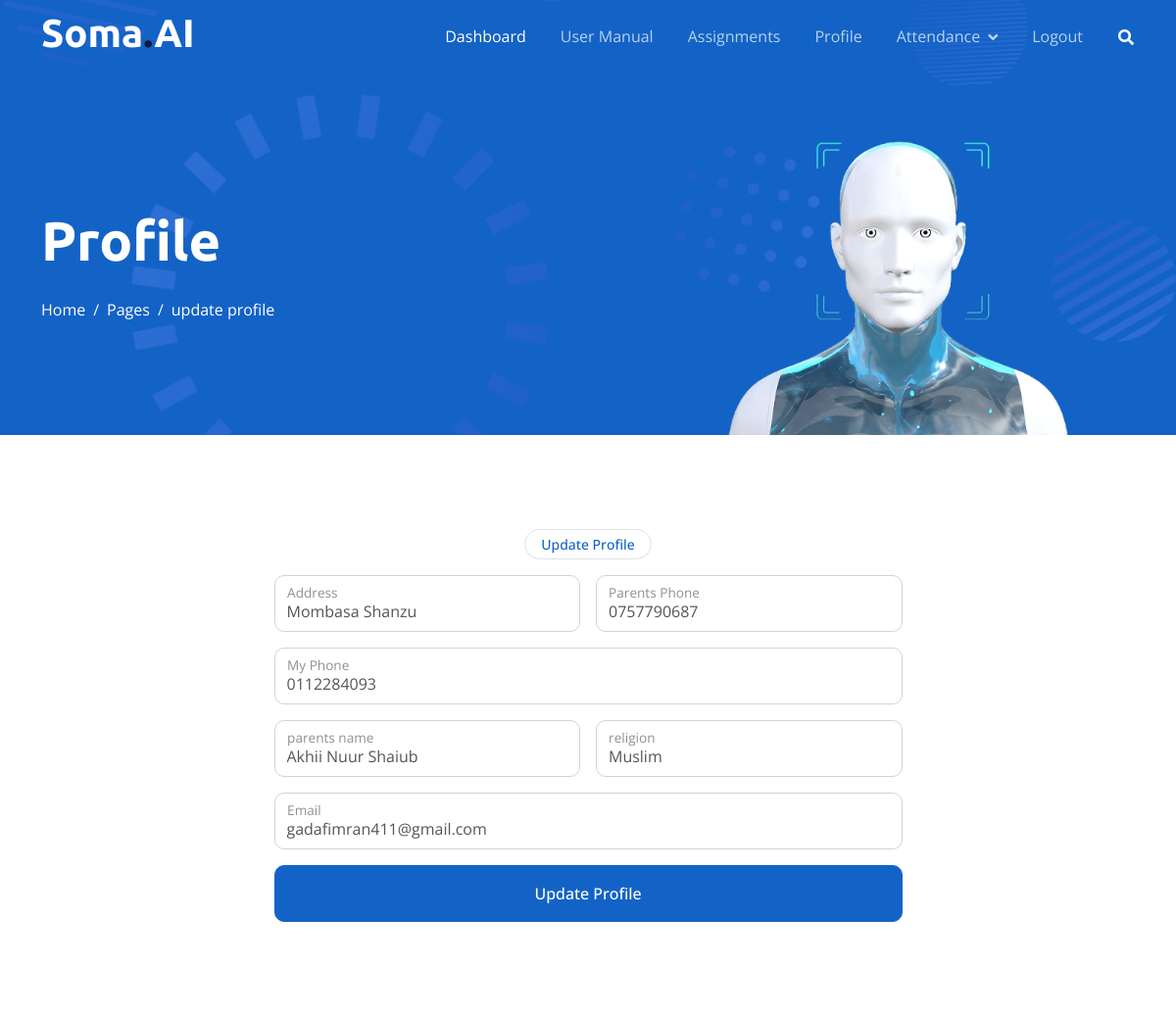
The page /profile/update/ (signed in, upper part) on the database as committed earlier.
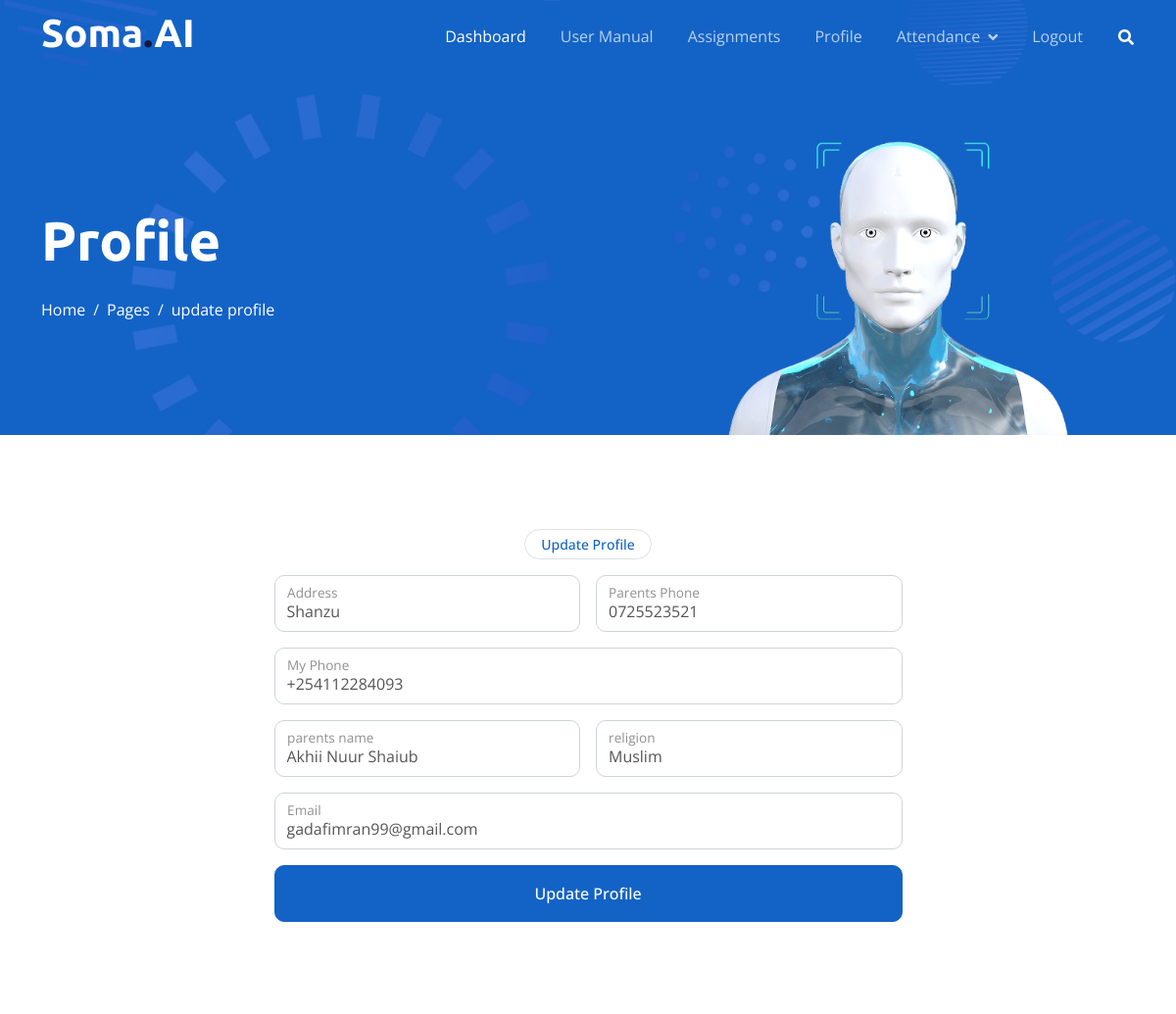
The same page on the database as committed later.
### attendance/models.py (models this page shows, shortened)
class StudentProfile(models.Model):
    user_name = models.CharField(max_length=300)
    first_name = models.CharField(max_length=70)
    last_name = models.CharField(max_length=70)
    reg_no = models.CharField(max_length=70)  # Registration number should be a CharField for alphanumeric codes
    phone = models.CharField(max_length=15)  # Using CharField to accommodate special characters like '+'
    email = models.EmailField()
    dob = models.DateField()  # Date of birth
    course = models.CharField(max_length=200)
    religion = models.CharField(max_length=70)
    games = models.CharField(max_length=70)
    hostel = models.CharField(max_length=70)
    room_no = models.CharField(max_length=70)
    year = models.CharField(max_length=70 ,null=True, blank=False)
    fee_balance = models.CharField(max_length=70,null=True, blank=False)
    parents_phone = models.CharField(max_length=15)  # CharField for phone
    parents_name = models.CharField(max_length=70)
    address = models.CharField(max_length=100)  # Increased length for more flexibility
    role = models.CharField(choices=ROLES, max_length=20, null=True, blank=False, default='student')
    image = models.ImageField(upload_to='profile_images/',null=True, blank=False)
    updated = models.DateTimeField(auto_now=True)

### attendance/views.py (the view)
# urls.py: path('profile/update/', views.update_profile, name='update_profile'),# profile for the logged in user
@login_required
def update_profile(request):
    student_profile = get_object_or_404(StudentProfile, user_name=request.user.username)
    if request.method == 'POST':
        form = StudentProfileUpdateForm(request.POST, instance=student_profile)
        if form.is_valid():
            form.save()
            return redirect('dashboard')  # Redirect to dashboard after successful update
    else:
        form = StudentProfileUpdateForm(instance=student_profile)
    context = {
        'form': form,
        'student_profile': student_profile
    }
    return render(request, 'update_profile.html', context)

### attendance/forms.py
class StudentProfileUpdateForm(forms.ModelForm):
    class Meta:
        model = StudentProfile
        fields = ['address', 'parents_phone', 'parents_name', 'religion','email','phone']
        widgets = {
            'address': forms.TextInput(attrs={'class': 'form-control'}),
            'parents_phone': forms.TextInput(attrs={'class': 'form-control'}),
            'parents_name': forms.TextInput(attrs={'class': 'form-control'}),
            'religion': forms.TextInput(attrs={'class': 'form-control'}),
        }

### templates/update_profile.html (shortened to what the changed rows need)
{% extends 'base.html' %}
{% load static %}
{% block content %}
    <div class="container-fluid pt-5 bg-primary hero-header">
        <div class="container pt-5">
            <div class="row g-5 pt-5">
                <div class="col-lg-6 align-self-center text-center text-lg-start mb-lg-5">
                    <h1 class="display-4 text-white mb-4 animated slideInRight">Profile  </h1>
                </div>
            </div>
        </div>
    </div>
    <div class="container-fluid py-5">
        <div class="container py-5">
            <div class="row justify-content-center">
                <div class="col-lg-7">
                    <div class="wow fadeIn" data-wow-delay="0.3s">
                        <form method="post">
                            <div class="row g-3">
                                <div class="col-md-6">
                                    <div class="form-floating">
                                        <input type="text" class="form-control" name="address" id="address" value="{{ form.address.value|default:student_profile.address }}" placeholder="Your address" required>
                                        <label for="address">Address</label>
                                    </div>
                                </div>
                                <div class="col-md-6">
                                    <div class="form-floating">
                                        <input type="text" class="form-control"  name="parents_phone" id="parents_phone" value="{{ form.parents_phone.value|default:student_profile.parents_phone }}" placeholder="Your parents phone" required>
                                        <label for="parents_phone"> Parents Phone</label>
                                    </div>
                                </div>
                                <div class="col-12">
                                    <div class="form-floating">
                                        <input type="text" class="form-control" name="phone" id="phone" value="{{ form.phone.value|default:student_profile.phone }}" placeholder="my phone" required>
                                        <label for="phone">My Phone</label>
                                    </div>
                                </div>
                                <div class="col-md-6">
                                    <div class="form-floating">
                                        <input type="text" class="form-control" name="parents_name" id="parents_name" value="{{ form.parents_name.value|default:student_profile.parents_name }}"  placeholder="Your parents name" required>
                                        <label for="parents_name">parents name</label>
                                    </div>
                                </div>
                                <div class="col-md-6">
                                    <div class="form-floating">
                                        <input type="text" class="form-control"  name="religion" id="religion" value="{{ form.religion.value|default:student_profile.religion }}" placeholder="religion" required>
                                        <label for="religion"> religion</label>
                                    </div>
                                </div>
                                <div class="col-12">
                                    <div class="form-floating">
                                        <input type="email" class="form-control" name="email" id="email" value="{{ form.email.value|default:student_profile.email }}" placeholder="email" required>
                                        <label for="email">Email</label>
                                    </div>
                                </div>
                            </div>
                        </form>
                    </div>
                </div>
            </div>
        </div>
    </div>
{% endblock %}

Rows that differ between the two databases and show on the page:
changed StudentProfile "Akhii Nuur Shaiub": address "Mombasa Shanzu" → "Shanzu"; parents_phone "0757790687" → "0725523521"; phone "0112284093" → "+254112284093"; email "gadafimran411@gmail.com" → "gadafimran99@gmail.com"
